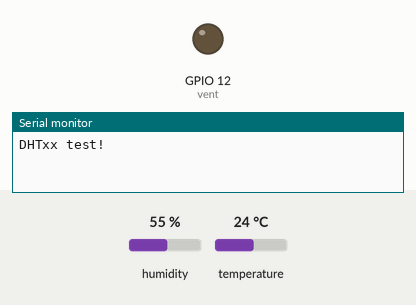
Bench run of a program on a simulated ESP32. Shown: output pins drawn as LEDs (lit = HIGH), the last lines printed to the serial monitor. The inputs (shaded band) are chosen by the test bench; at power-on: humidity 55 %, temperature 24 °C.

Above: at 0.1 s.
At 3.1 s:
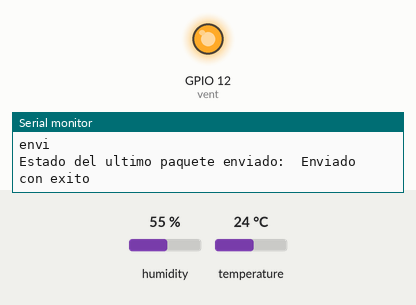
Timing chart, 0 to 4.6 s (numbered marks = the images above):
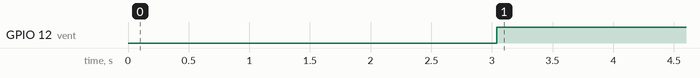

Measured:
- by itself, GPIO 12 (vent): LOW → HIGH at 3.0 s

The program:

main.cpp
```cpp
#include <Adafruit_Sensor.h>
#include <Arduino.h>
#include "DHT.h"
#include <WiFi.h>
#include <esp_now.h>

#define DHTPIN 14
#define vent 12
#define DHTTYPE DHT11   // DHT 11

DHT dht(DHTPIN, DHTTYPE);

float temperatura = 5.00;
int temperatura2=0;
int led = 0;

//parametros del envio
uint8_t broadcastAddress[] = {0xc0, 0x49, 0xef, 0xca, 0x38, 0xd0};

//estructura y variable del mensaje
typedef struct struct_message {
  int id;
  int a;
  int b;
} struct_message;

struct_message myData;

esp_now_peer_info_t peerInfo;

void OnDataSent(const uint8_t *mac_addr, esp_now_send_status_t status){
  Serial.print("\r\nEstado del ultimo paquete enviado:\t");
  Serial.println(status == ESP_NOW_SEND_SUCCESS ? "Enviado con exito" : "Fallo en el envio");
}

void setup() {
  Serial.begin(9600);

  pinMode(vent, OUTPUT);

  Serial.println(F("DHTxx test!"));
  dht.begin();

  WiFi.mode(WIFI_STA);

  if(esp_now_init() != ESP_OK){
    Serial.println("Error inicializando ESP-NOW");
    return;
  }

  memcpy(peerInfo.peer_addr, broadcastAddress, 6);
  peerInfo.channel = 0;
  peerInfo.encrypt = false;

  if(esp_now_add_peer(&peerInfo) != ESP_OK){
    Serial.println("Fallo al añadir peer");
    return;
  }
}

void loop() {

  delay(3000);

  float h = dht.readHumidity();

  float t = dht.readTemperature();

  float f = dht.readTemperature(true);

  if (isnan(h) || isnan(t) || isnan(f)) {
    Serial.println(F("Failed to read from DHT sensor!"));
    return;
  }

  float hif = dht.computeHeatIndex(f, h);

  float hic = dht.computeHeatIndex(t, h, false);

  Serial.print(F("Humidity: "));
  Serial.print(h);
  Serial.print(F("%  Temperature: "));
  Serial.print(t);
  Serial.print(F("°C "));
  Serial.print(f);
  Serial.print(F("°F  Heat index: "));
  Serial.print(hic);
  Serial.print(F("°C "));
  Serial.print(hif);
  Serial.println(F("°F"));

  if (t>=23.00){
    digitalWrite(vent, HIGH);
    led=1;
  } else {
    digitalWrite(vent, LOW);
    led=0;
  }

  temperatura=t;
  temperatura2=(int)temperatura;
  myData.b = temperatura2;
  myData.a = led;
  myData.id = 2;

  esp_now_register_send_cb(OnDataSent);

  esp_err_t result = esp_now_send(broadcastAddress, (uint8_t *) &myData, sizeof(myData));
  if(result == ESP_OK){
    Serial.println("enviado con exito");
  }
  else{
    Serial.println("fallo en el envio");
  }
}
```
